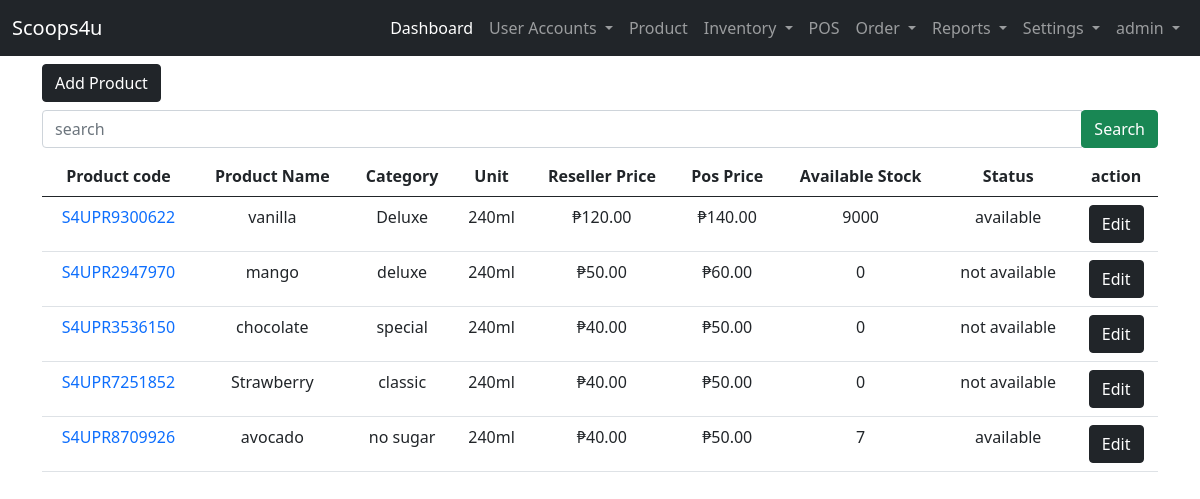
Page /user-site/product/ (signed in) on the committed database.
### landing_page/models.py (models this page shows)
class User(AbstractUser):
    ROLE = ((" "," "),("admin","admin"),("staff","staff"),("reseller","reseller"),("rider","rider"))
    STAT = ((" "," "),("active","active"),("inactive","inactive"))
    role = models.CharField(max_length=50, null=True, default=None, choices=ROLE)
    status = models.CharField(max_length=50, null=True, default=None , choices=STAT)

### admin_site/models.py (models this page shows, shortened)
class Product(models.Model):
    STATUS = (("available","available"),("not available","not available"))
    product_code =  models.CharField(unique=True, max_length=200, verbose_name='Product Code')
    product_category =  models.CharField(max_length=200, verbose_name='Category')
    product_name=  models.CharField(max_length=200, verbose_name='Product Name')
    product_unit =  models.CharField(max_length=200, verbose_name='Unit')
    product_ResellerPrice =   models.BigIntegerField(null=True, verbose_name='Reseller Price')
    product_price =   models.BigIntegerField(null=True, verbose_name='Pos Price')
    product_stock =  models.BigIntegerField(null=True, verbose_name='Available Stock')
    product_status =  models.CharField(max_length=200, choices=STATUS, verbose_name='Status')

### admin_site/views.py (the view)
# urls.py: path('product/', views.list_products, name='list_product'),
@login_required(login_url='landing_page:login')
def list_products(request):
    list_products = Product.objects.all().order_by('-id')
    context = {'list_products':list_products}
    return render(request, 'admin_site/products/product.html', context)

### templates/admin_site/products/product.html (shortened to what this page needs)
{% extends 'admin_site/base.html' %}
{% block content %}
{% load humanize %}
<a href="{% url 'admin_site:add_product' %}" class="btn btn-dark">Add Product</a>
<form action="{% url 'admin_site:search_product' %}" method="GET" class="my-2">
    <div class="input-group">
        <input type="text" class="form-control" name="search" placeholder="search" required>
        <div class="input-group-append">
            <button class="btn btn-success" type="submit">Search</button>
        </div>
    </div>
</form>
<table class="table table-hover text-center">
    <thead>
    <tr>
        <th>Product code </th>
        <th>Product Name</th>
        <th>Category</th>
        <th>Unit</th>
        <th>Reseller Price</th>
        <th>Pos Price</th>
        <th>Available Stock</th>
        <th>Status</th>
        <th>action</th>
    </tr>
    </thead>
    {% if list_products %}
    <tbody>
        {% for list in list_products %}
    <tr>
        <td><a href="{% url 'admin_site:view_product' list.id %}" class="text-decoration-none">{{ list.product_code }}</a></td>
        <td>{{ list.product_name }}</td>
        <td>{{ list.product_category }}</td>
        <td>{{ list.product_unit }}</td>
        <td>&#8369;{{ list.product_ResellerPrice|floatformat:2|intcomma  }}</td>
        <td>&#8369;{{ list.product_price|floatformat:2|intcomma}}</td>
        <td>{{ list.product_stock }}</td>
        <td>{{ list.product_status }}</td>
        <td><a href="{% url 'admin_site:edit_product' list.id %}" class="btn btn-dark">Edit</a></td>
    </tr>
        {% endfor %}
    </tbody>
    {% endif %}
</table>
{% endblock content %}

### templates/admin_site/base.html (shortened to what this page needs)
{% load static %}
<!DOCTYPE html>
<html lang="en">
<head>
    <link href="https://cdn.jsdelivr.net/npm/bootstrap@5.0.2/dist/css/bootstrap.min.css" rel="stylesheet">
    <link rel="stylesheet" href="{% static 'css/sample.css' %}">
  </head>
<body>
  {% if user.role == "admin"%}
    <nav class="navbar navbar-expand-lg navbar-dark bg-dark">
        <div class="container-fluid">
          <a class="navbar-brand" href="#">Scoops4u</a>
          <div class="collapse navbar-collapse" id="navbarNavDropdown">
            <ul class="navbar-nav ms-auto mb-2 mb-lg-0">
              <li class="nav-item">
                <a class="nav-link active" aria-current="page" href="{% url 'admin_site:dashboard'%}">Dashboard</a>
              </li>
              <li class="nav-item dropdown">
                <a class="nav-link dropdown-toggle" href="#" id="navbarDropdownMenuLink" role="button" data-bs-toggle="dropdown" aria-expanded="false">
                  User Accounts
                </a>
              </li>
              <li class="nav-item">
                <a class="nav-link" href="{%url 'admin_site:list_product' %}">Product</a>
              </li>
              <li class="nav-item dropdown">
                <a class="nav-link dropdown-toggle" href="#" id="navbarDropdownMenuLink" role="button" data-bs-toggle="dropdown" aria-expanded="false">
                  Inventory
                </a>
              </li>
              <li class="nav-item">
                <a class="nav-link" href="{%url 'admin_site:pos' %}">POS</a>
              </li>
              <li class="nav-item dropdown">
                <a class="nav-link dropdown-toggle" href="#" id="navbarDropdownMenuLink" role="button" data-bs-toggle="dropdown" aria-expanded="false">
                  Order
                </a>
              </li>
              <li class="nav-item dropdown">
                <a class="nav-link dropdown-toggle" href="#" id="navbarDropdownMenuLink" role="button" data-bs-toggle="dropdown" aria-expanded="false">
                  Reports
                </a>
              </li>
              <li class="nav-item dropdown">
                <a class="nav-link dropdown-toggle" href="#" id="navbarDropdownMenuLink" role="button" data-bs-toggle="dropdown" aria-expanded="false">
                  Settings
                </a>
              </li>
              <li class="nav-item dropdown">
                <a class="nav-link dropdown-toggle" href="#" id="navbarDropdownMenuLink" role="button" data-bs-toggle="dropdown" aria-expanded="false">
                  {{ user }}
                </a>
              </li>
            </ul>
          </div>
        </div>
      </nav>
  {% endif %}
      <div class="container">
        <div class="row mt-2">
            <div class="col-lg-12">
                {% block content %}
                {% endblock content %}
            </div>
        </div>
      </div>
</body>
</html>

### rows in the picture
User: username "admin"
Product: product_code "S4UPR9300622", product_name "vanilla", product_category "Deluxe", product_unit "240ml", product_ResellerPrice "120.00", product_price "140.00", product_stock "9000", product_status "available"
Product: product_code "S4UPR2947970", product_name "mango", product_category "deluxe", product_unit "240ml", product_ResellerPrice "50.00", product_price "60.00", product_stock "0", product_status "not available"
Product: product_code "S4UPR3536150", product_name "chocolate", product_category "special", product_unit "240ml", product_ResellerPrice "40.00", product_price "50.00", product_stock "0", product_status "not available"
Product: product_code "S4UPR7251852", product_name "Strawberry", product_category "classic", product_unit "240ml", product_ResellerPrice "40.00", product_price "50.00", product_stock "0", product_status "not available"
Product: product_code "S4UPR8709926", product_name "avocado", product_category "no sugar", product_unit "240ml", product_ResellerPrice "40.00", product_price "50.00", product_stock "7", product_status "available"
